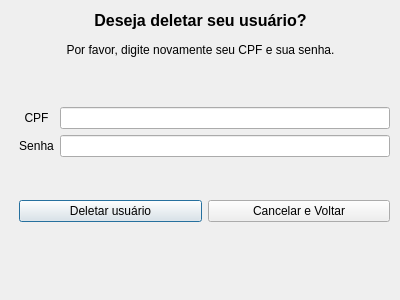
<?xml version="1.0" encoding="UTF-8"?>
<ui version="4.0">
 <class>DeleteUserForm</class>
 <widget class="QDialog" name="DeleteUserForm">
  <property name="geometry">
   <rect>
    <x>0</x>
    <y>0</y>
    <width>400</width>
    <height>300</height>
   </rect>
  </property>
  <property name="windowTitle">
   <string>Dialog</string>
  </property>
  <widget class="QLabel" name="title_delete">
   <property name="geometry">
    <rect>
     <x>0</x>
     <y>10</y>
     <width>401</width>
     <height>20</height>
    </rect>
   </property>
   <property name="font">
    <font>
     <pointsize>12</pointsize>
     <weight>75</weight>
     <bold>true</bold>
    </font>
   </property>
   <property name="text">
    <string>Deseja deletar seu usuário?</string>
   </property>
   <property name="alignment">
    <set>Qt::AlignCenter</set>
   </property>
  </widget>
  <widget class="QWidget" name="verticalLayoutWidget">
   <property name="geometry">
    <rect>
     <x>19</x>
     <y>70</y>
     <width>371</width>
     <height>191</height>
    </rect>
   </property>
   <layout class="QVBoxLayout" name="verticalLayout">
    <item>
     <layout class="QGridLayout" name="gridLayout">
      <item row="0" column="0">
       <widget class="QLabel" name="lb_cpf">
        <property name="text">
         <string>CPF</string>
        </property>
        <property name="alignment">
         <set>Qt::AlignCenter</set>
        </property>
       </widget>
      </item>
      <item row="0" column="1">
       <widget class="QLineEdit" name="line_cpf"/>
      </item>
      <item row="1" column="0">
       <widget class="QLabel" name="lb_password">
        <property name="text">
         <string>Senha</string>
        </property>
        <property name="alignment">
         <set>Qt::AlignCenter</set>
        </property>
       </widget>
      </item>
      <item row="1" column="1">
       <widget class="QLineEdit" name="line_password">
        <property name="echoMode">
         <enum>QLineEdit::Password</enum>
        </property>
       </widget>
      </item>
     </layout>
    </item>
    <item>
     <layout class="QHBoxLayout" name="horizontalLayout">
      <item>
       <widget class="QPushButton" name="btn_delete">
        <property name="text">
         <string>Deletar usuário</string>
        </property>
       </widget>
      </item>
      <item>
       <widget class="QPushButton" name="btn_return">
        <property name="text">
         <string>Cancelar e Voltar</string>
        </property>
       </widget>
      </item>
     </layout>
    </item>
   </layout>
  </widget>
  <widget class="QLabel" name="subtitle_delete">
   <property name="geometry">
    <rect>
     <x>10</x>
     <y>40</y>
     <width>381</width>
     <height>20</height>
    </rect>
   </property>
   <property name="text">
    <string>Por favor, digite novamente seu CPF e sua senha.</string>
   </property>
   <property name="alignment">
    <set>Qt::AlignCenter</set>
   </property>
  </widget>
 </widget>
 <resources/>
 <connections/>
</ui>
